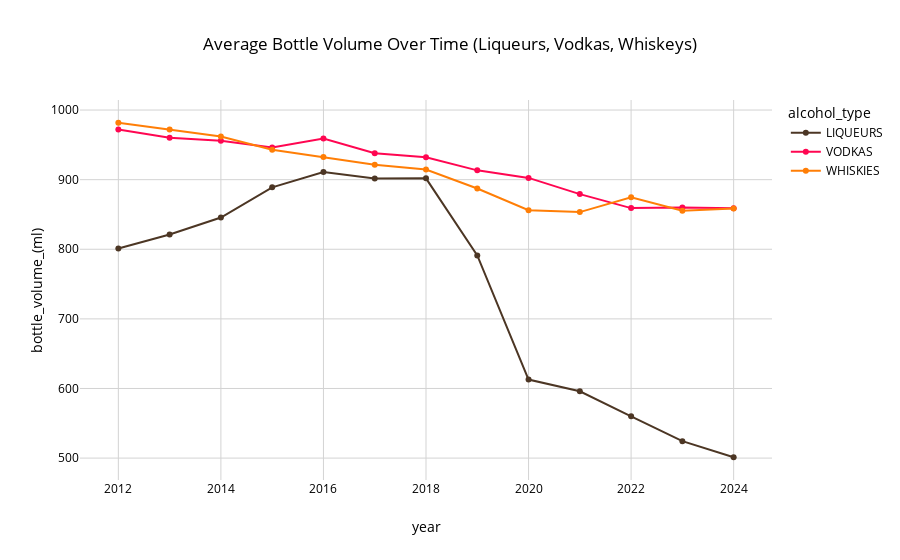

The code cell stored with this chart in its notebook:
### Markdown cell above
TO DO: (possibly)
- look deeper into the alcohol sales per category
- look at sales by county 
- other ideas ????

### Code cell
# Filter data for selected alcohol types
selected_types = ["LIQUEURS", "VODKAS", "WHISKIES"]
filtered_df = data_dt[data_dt["alcohol_type"].isin(selected_types)]

# Calculate the average bottle volume per year for each type
avg_bottle_volume = filtered_df.groupby(["year", "alcohol_type"], as_index=False)["bottle_volume_(ml)"].mean()

# Plot the trend of average bottle size over time
fig = px.line(avg_bottle_volume, x="year", y="bottle_volume_(ml)", color="alcohol_type",
              title="Average Bottle Volume Over Time (Liqueurs, Vodkas, Whiskeys)", 
              template="iowa", markers=True)

fig.show()

### Figure 1 — Plotly figure (JSON) as saved in the notebook; plotly's stock layout.template omitted (floating-point values rounded to 4 significant figures)
{"data": [{"hovertemplate": "alcohol_type=LIQUEURS<br>year=%{x}<br>bottle_volume_(ml)=%{y}<extra></extra>", "legendgroup": "LIQUEURS", "line": {"color": "#4c3624", "dash": "solid"}, "marker": {"symbol": "circle"}, "mode": "markers+lines", "name": "LIQUEURS", "orientation": "v", "showlegend": true, "type": "scatter", "x": [2012, 2013, 2014, 2015, 2016, 2017, 2018, 2019, 2020, 2021, 2022, 2023, 2024], "xaxis": "x", "y": [801.1, 821.2, 845.6, 889.0, 911.1, 901.8, 901.9, 791.2, 612.8, 596.1, 560.0, 524.4, 501.2], "yaxis": "y"}, {"hovertemplate": "alcohol_type=VODKAS<br>year=%{x}<br>bottle_volume_(ml)=%{y}<extra></extra>", "legendgroup": "VODKAS", "line": {"color": "#ff0651", "dash": "solid"}, "marker": {"symbol": "circle"}, "mode": "markers+lines", "name": "VODKAS", "orientation": "v", "showlegend": true, "type": "scatter", "x": [2012, 2013, 2014, 2015, 2016, 2017, 2018, 2019, 2020, 2021, 2022, 2023, 2024], "xaxis": "x", "y": [972.1, 960.1, 955.9, 946.3, 959.2, 938.1, 932.0, 913.4, 902.5, 879.3, 859.1, 859.9, 858.8], "yaxis": "y"}, {"hovertemplate": "alcohol_type=WHISKIES<br>year=%{x}<br>bottle_volume_(ml)=%{y}<extra></extra>", "legendgroup": "WHISKIES", "line": {"color": "#ff7e06", "dash": "solid"}, "marker": {"symbol": "circle"}, "mode": "markers+lines", "name": "WHISKIES", "orientation": "v", "showlegend": true, "type": "scatter", "x": [2012, 2013, 2014, 2015, 2016, 2017, 2018, 2019, 2020, 2021, 2022, 2023, 2024], "xaxis": "x", "y": [981.7, 972.1, 962.0, 942.9, 932.4, 921.3, 914.6, 887.2, 856.1, 853.4, 874.6, 855.5, 858.6], "yaxis": "y"}], "layout": {"legend": {"title": {"text": "alcohol_type"}, "tracegroupgap": 0}, "title": {"text": "Average Bottle Volume Over Time (Liqueurs, Vodkas, Whiskeys)"}, "xaxis": {"anchor": "y", "domain": [0, 1], "title": {"text": "year"}}, "yaxis": {"anchor": "x", "domain": [0, 1], "title": {"text": "bottle_volume_(ml)"}}}}
